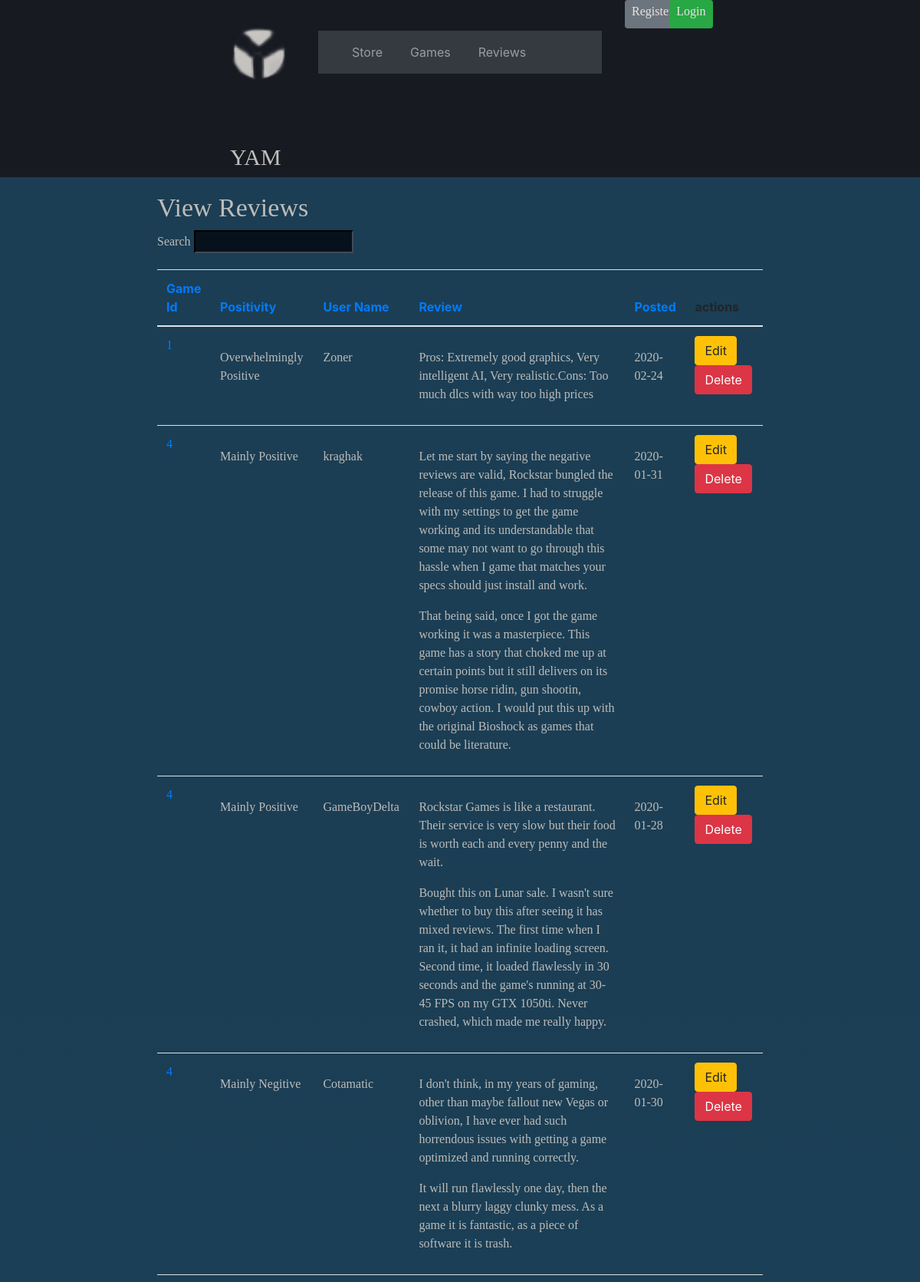
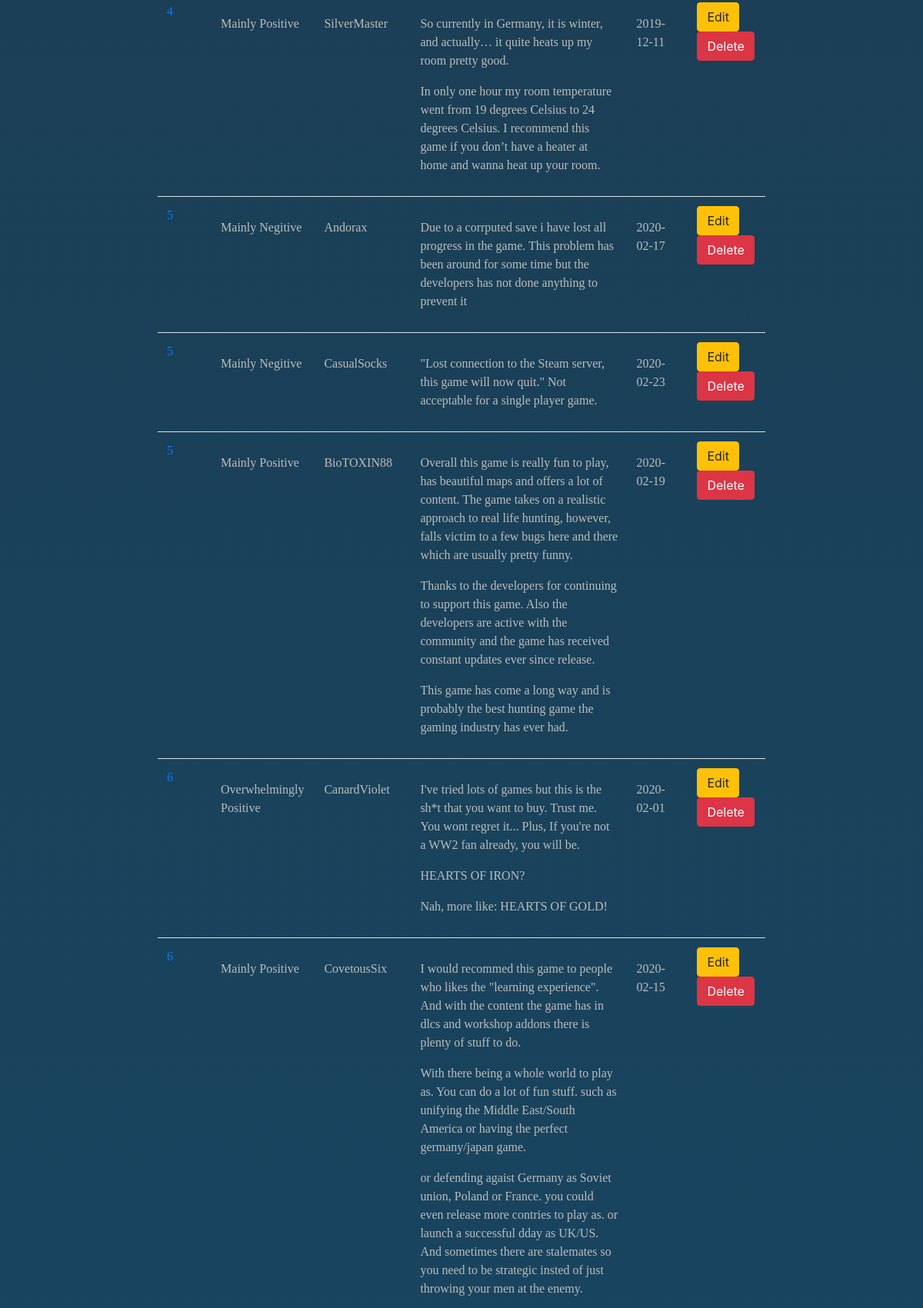
The app's page /Source/reviews.php (upper part) with its own data (2 pictures, top to bottom).
### tables this page shows
CREATE TABLE `reviews` (
  `id` int(11) NOT NULL,
  `positivity` varchar(30) NOT NULL,
  `userName` varchar(100) NOT NULL,
  `review` text NOT NULL,
  `posted` date NOT NULL,
  `gameId` int(11) NOT NULL
);

### Source/utils/functions.php (called while the page is built, shortened)
<?php
function is_logged_in() {
    return (isset($_SESSION['user']));
}
function start_session() {
    $id = session_id();
}
?>

### Source/classes/Review.php (called while the page is built, shortened)
<?php
class Review {
    public static function all() {
        $sql = 'SELECT * FROM reviews';
        $connection = Connection::getInstance();
        $stmt = $connection->prepare($sql);
        $success = $stmt->execute();
        if (!$success) {
            throw new Exception("Failed to retrieve reviews");
        }
        else {
            $reviews = $stmt->fetchAll(PDO::FETCH_CLASS, 'Review');
            return $reviews;
        }
    }
}
?>

### Source/reviews.php (the view, shortened to what this page needs)
<?php
require_once 'utils/functions.php';
require_once 'classes/Review.php';
try {
    $reviews = Review::all();
}
catch (Exception $ex) {
    die($ex->getMessage());
}
?>
<!doctype html>
<html lang="en">
<head>
    <link rel="stylesheet" href="https://stackpath.bootstrapcdn.com/bootstrap/4.4.1/css/bootstrap.min.css">
    <link rel="stylesheet" href="css/myStyles.css">
</head>
<body>
    <div class="container-fluid TopNavBackground background">
        <div class="row">
            <div class="col-lg-1 col-sm-12 offset-lg-3 offset-sm-2">
                <a href="index.php">
                    <div class="row">
                        <img src="../images/LogoCut.png" class="NavPadding">
                        <h3 class="textYAM noUnderline">YAM</h3>
                    </div>
                </a>
            </div>
            <div class="col-lg-4 col-sm-12 paddingTopNavbar">
                <nav class="navbar navbar-expand-lg navbar-dark bg-dark">
                    <div class="collapse navbar-collapse" id="navbarSupportedContent">
                        <ul class="navbar-nav">
                            <li class="nav-item paddingNav">
                                <a class="nav-link" href="index.php">Store</a>
                            </li>
                            <li class="nav-item paddingNav">
                                <a class="nav-link" href="allGames.php">Games</a>
                            </li>
                            <li class="nav-item paddingNav">
                                <a class="nav-link" href="allReviews.php">Reviews</a>
                            </li>
                        </ul>
                    </div>
                </nav>
            </div>
            <div class="col-lg-1 col-sm-12">
                <div class="row">
                    <?php
        require_once 'utils/functions.php';
        if (!is_logged_in()) {
            echo '<div class=col-lg-7 col-sm-6 RegisterPadding">';
            echo '<a class="btn btn-secondary btn-sm" href="registerForm.php"><h3 class="Login">Register</h3></a>';
            echo '</div>';
            echo '<div class=col-lg-5 col-sm-6 LoginPadding>';
            echo '<a class="btn btn-success btn-sm" href="loginForm.php"><h3 class="Login">Login</h3></a>';
            echo '</div>';
        }
        ?>
                </div>
            </div>
        </div>
    </div>
    <div class="GradientBg">
        <div class="row">
            <div class="col-md-8 offset-2">
                <h2 class="paddingTop TitleReviews">View Reviews</h2>
                <?php if (count($reviews) == 0) { ?>
                <p>There are no reviews</p>
                <?php } else { ?>
                <div class="form-group">
                    <label for="search" class="control-label mainText">Search</label>
                    <input type="text" id="search" class="formBg formBoarder" />
                </div>
                <table id="table-reviews" class="table table-hover">
                    <thead>
                        <tr>
                            <th><a href="#" class="btn-sort" data-column="gameId">Game Id</a></th>
                            <th><a href="#" class="btn-sort" data-column="positivity">Positivity</a></th>
                            <th><a href="#" class="btn-sort" data-column="userName">User Name</a></th>
                            <th><a href="#" class="btn-sort" data-column="review">Review</a></th>
                            <th><a href="#" class="btn-sort" data-column="posted">Posted</a></th>
                            <th>actions</th>
                        </tr>
                    </thead>
                    <tbody id="tblReviewsBody">
                        <?php foreach ($reviews as $review) { ?>
                        <tr data-id="<?= $review->id ?>">
                            <td class="cell gameId">
                                <p><a href="singleGamePage.php?id=<?= $review->gameId ?>" class="btn-link">
                                        <?= $review->gameId ?>
                                    </a></p>
                            </td>
                            <td class="cell positivity">
                                <p>
                                    <p><?= $review->positivity?></p>
                            </td>
                            <td class="cell userName">
                                <p>
                                    <p><?= $review->userName ?></p>
                            </td>
                            <td class="cell review">
                                <p><?= $review->review ?></p>
                            </td>
                            <td class="cell posted">
                                <p>
                                    <p><?= $review->posted ?></p>
                            </td>
                            <td>
                                <a class="btn btn-warning" href="reviews_edit.php?id=<?= $review->id ?>">Edit</a>
                                <a class="btn btn-danger delete" href="reviews_delete.php?id=<?= $review->id ?>">Delete</a>
                            </td>
                        </tr>
                        <?php } ?>
                    </tbody>
                </table>
                <?php } ?>
            </div>
        </div>
    </div>
</body>
</html>

### Source/css/myStyles.css (style rules this page uses)
:root { --main-font-family: "Microsoft New Tai Lue"; --main-text-colour: rgb(190, 188, 185); --main-dark-text-colour: rgb(20, 20, 20); }
li { display: inline; }
.mainText { font-family: var(--main-font-family); color: var(--main-text-colour); font-size: 16px; }
.paddingTopNavbar { padding-top: 40px; }
P { font-family: var(--main-font-family); color: var(--main-text-colour); }
.background { background-color: rgb(35, 40, 52) }
.TopNavBackground { background-color: rgb(23, 26, 33); }
.textYAM { padding-top: 50px; font-size: 30px; font-family: "Calibri"; color: rgb(193, 191, 188); line-height: 1.2; text-align: left; }
.NavPadding { padding-top: 30px; padding-bottom: 30px; }
.noUnderline { text-decoration: none; }
.Login { font-size: 16px; font-family: var(--main-font-family); color: rgb(233, 228, 228); line-height: 1.2; text-align: center; }
.paddingTop { padding-top: 20px; }
.paddingNav { padding-right: 0px; padding-left: 20px; }
.GradientBg { background-image: -moz-linear-gradient(90deg, rgb(43, 42, 70) 10%, rgb(22, 75, 107) 50%, rgb(27, 62, 84) 90%); background-image: -webkit-linear-gradient(90deg, rgb(43, 42, 70) 10%, rgb(22, 75, 107) 50%, rgb(27, 62, 84) 90%); background-image: -ms-linear-gradient(90deg, rgb(43, 42, 70) 10%, rgb(22, 75, 107) 50%, rgb(27, 62, 84) 90%); }
.TitleReviews { font-size: 34px; font-family: var(--main-font-family); color: var(--main-text-colour); line-height: 1.2; text-align: left; }
.formBg { background-color: rgb(6, 17, 27); }
.formBoarder { border-color: rgb(64, 75, 86); }
input[type=text] { color: white; font-family: var(--main-font-family); }

### records on screen
reviews: gameId "1", positivity "Overwhelmingly Positive", userName "Zoner", review "Pros: Extremely good graphics, Very intelligent AI, Very realistic.Cons: Too much dlcs with way too high prices", posted "2020-02-24"
reviews: gameId "4", positivity "Mainly Positive", userName "kraghak", review "Let me start by saying the negative reviews are valid, Rockstar bungled the release of this game. I had to struggle with my settings to get the game working and its understandable that some may not want to go through this hassle when I game that matches your specs should just install and work. That being said, once I got the game working it was a masterpiece. This game has a story that choked me up at certain points but it still delivers on its promise horse ridin, gun shootin, cowboy action. I would put this up with the original Bioshock as games that could be literature.", posted "2020-01-31"
reviews: gameId "4", positivity "Mainly Positive", userName "GameBoyDelta", review "Rockstar Games is like a restaurant. Their service is very slow but their food is worth each and every penny and the wait. Bought this on Lunar sale. I wasn't sure whether to buy this after seeing it has mixed reviews. The first time when I ran it, it had an infinite loading screen. Second time, it loaded flawlessly in 30 seconds and the game's running at 30-45 FPS on my GTX 1050ti. Never crashed, which made me really happy.", posted "2020-01-28"
reviews: gameId "4", positivity "Mainly Negitive", userName "Cotamatic", review "I don't think, in my years of gaming, other than maybe fallout new Vegas or oblivion, I have ever had such horrendous issues with getting a game optimized and running correctly. It will run flawlessly one day, then the next a blurry laggy clunky mess. As a game it is fantastic, as a piece of software it is trash.", posted "2020-01-30"
reviews: gameId "4", positivity "Mainly Positive", userName "SilverMaster", review "So currently in Germany, it is winter, and actually… it quite heats up my room pretty good. In only one hour my room temperature went from 19 degrees Celsius to 24 degrees Celsius. I recommend this game if you don’t have a heater at home and wanna heat up your room.", posted "2019-12-11"
reviews: gameId "5", positivity "Mainly Negitive", userName "Andorax", review "Due to a corrputed save i have lost all progress in the game. This problem has been around for some time but the developers has not done anything to prevent it", posted "2020-02-17"
reviews: gameId "5", positivity "Mainly Negitive", userName "CasualSocks", review "\"Lost connection to the Steam server, this game will now quit.\" Not acceptable for a single player game.", posted "2020-02-23"
reviews: gameId "5", positivity "Mainly Positive", userName "BioTOXIN88", review "Overall this game is really fun to play, has beautiful maps and offers a lot of content. The game takes on a realistic approach to real life hunting, however, falls victim to a few bugs here and there which are usually pretty funny. Thanks to the developers for continuing to support this game. Also the developers are active with the community and the game has received constant updates ever since release. This game has come a long way and is probably the best hunting game the gaming industry has ever had.", posted "2020-02-19"
reviews: gameId "6", positivity "Overwhelmingly Positive", userName "CanardViolet", review "I've tried lots of games but this is the sh*t that you want to buy. Trust me. You wont regret it... Plus, If you're not a WW2 fan already, you will be. HEARTS OF IRON? Nah, more like: HEARTS OF GOLD!", posted "2020-02-01"
reviews: gameId "6", positivity "Mainly Positive", userName "CovetousSix", review "I would recommed this game to people who likes the \"learning experience\". And with the content the game has in dlcs and workshop addons there is plenty of stuff to do. With there being a whole world to play as. You can do a lot of fun stuff. such as unifying the Middle East/South America or having the perfect germany/japan game. or defending agaist Germany as Soviet union, Poland or France. you could even release more contries to play as. or launch a successful dday as UK/US. And sometimes there are stalemates so you need to be strategic insted of just throwing your men at the enemy.", posted "2020-02-15"
